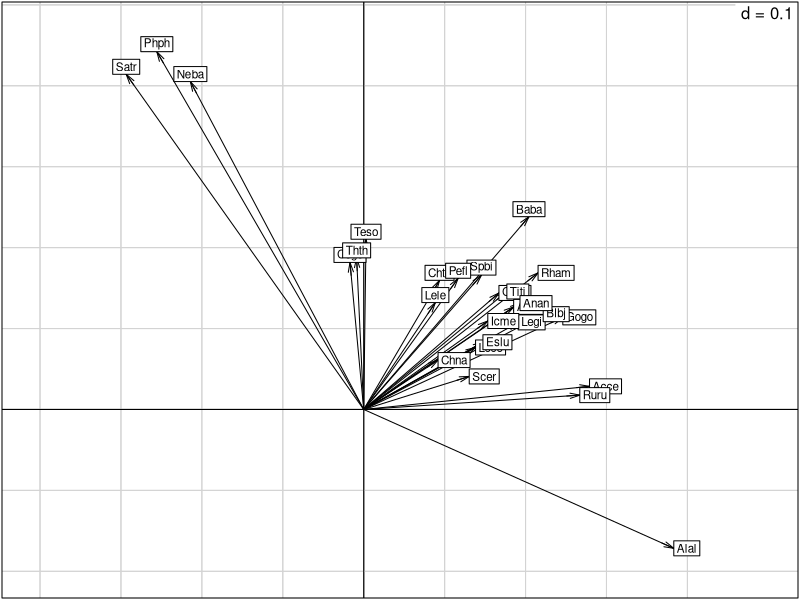
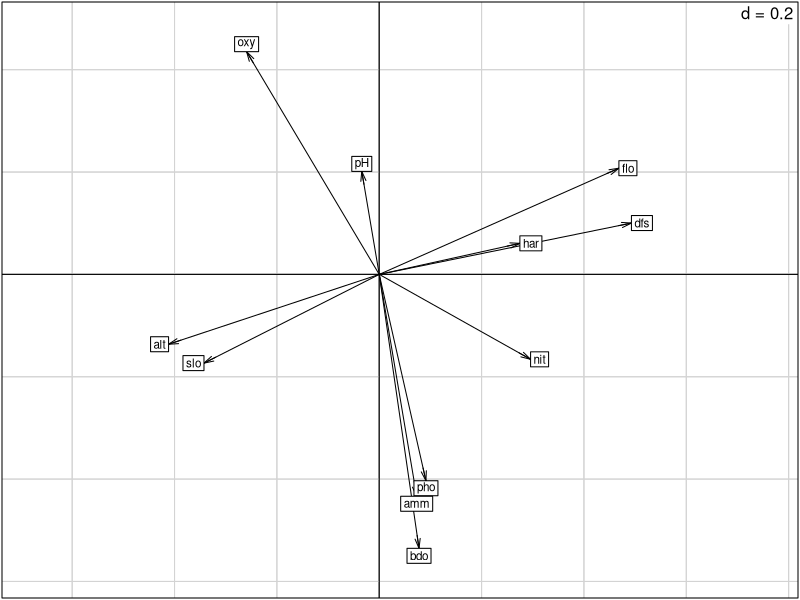
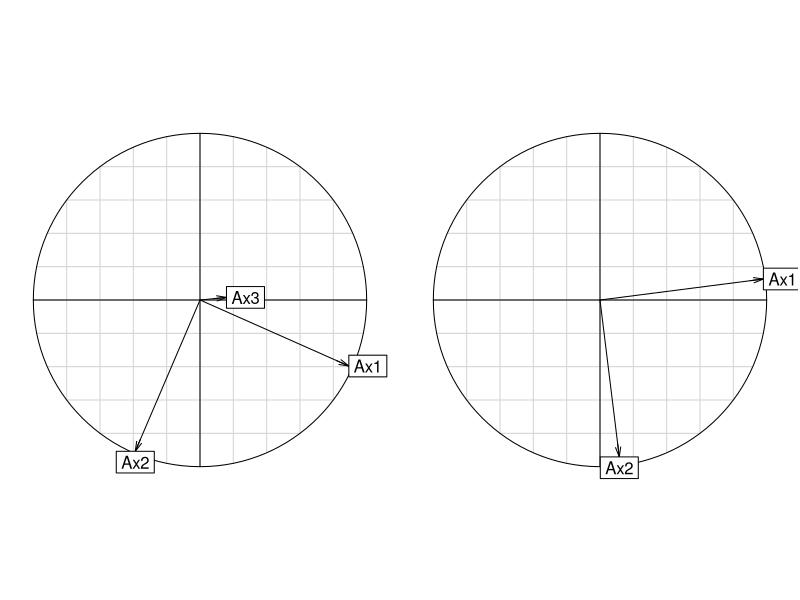
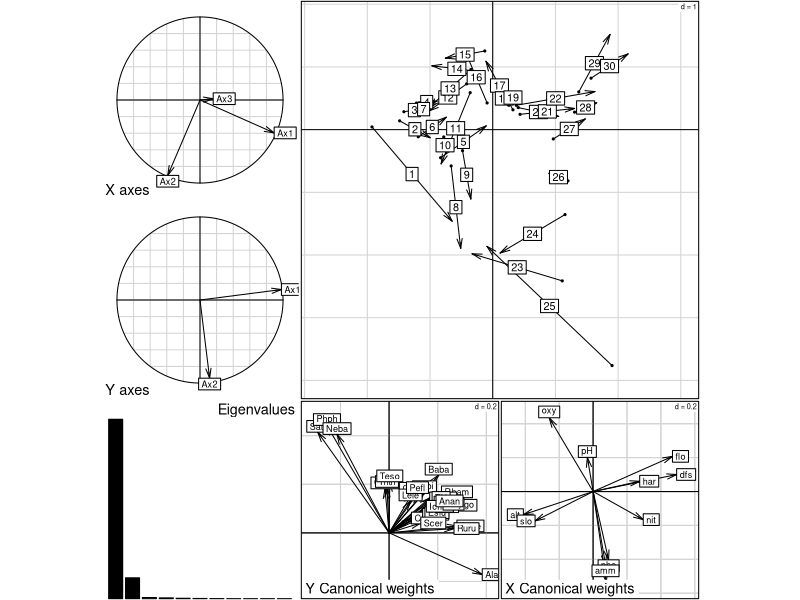

R code for these plots, in order:
library(ade4)


### Name: coinertia
### Title: Coinertia Analysis
### Aliases: coinertia print.coinertia plot.coinertia summary.coinertia
### Keywords: multivariate

### ** Examples

data(doubs)
dudi1 <- dudi.pca(doubs$env, scale = TRUE, scan = FALSE, nf = 3)
dudi2 <- dudi.pca(doubs$fish, scale = FALSE, scan = FALSE, nf = 2)
coin1 <- coinertia(dudi1,dudi2, scan = FALSE, nf = 2)
coin1
summary(coin1)

if(adegraphicsLoaded()) {
  g1 <- s.arrow(coin1$l1, plab.cex = 0.7)
  g2 <- s.arrow(coin1$c1, plab.cex = 0.7)
  g3 <- s.corcircle(coin1$aX, plot = FALSE)
  g4 <- s.corcircle(coin1$aY, plot = FALSE)
  cbindADEg(g3, g4, plot = TRUE)
  g5 <- plot(coin1)
    
} else {
s.arrow(coin1$l1, clab = 0.7)
s.arrow(coin1$c1, clab = 0.7)
par(mfrow = c(1,2))
s.corcircle(coin1$aX)
s.corcircle(coin1$aY)
par(mfrow = c(1,1))
plot(coin1)
}
